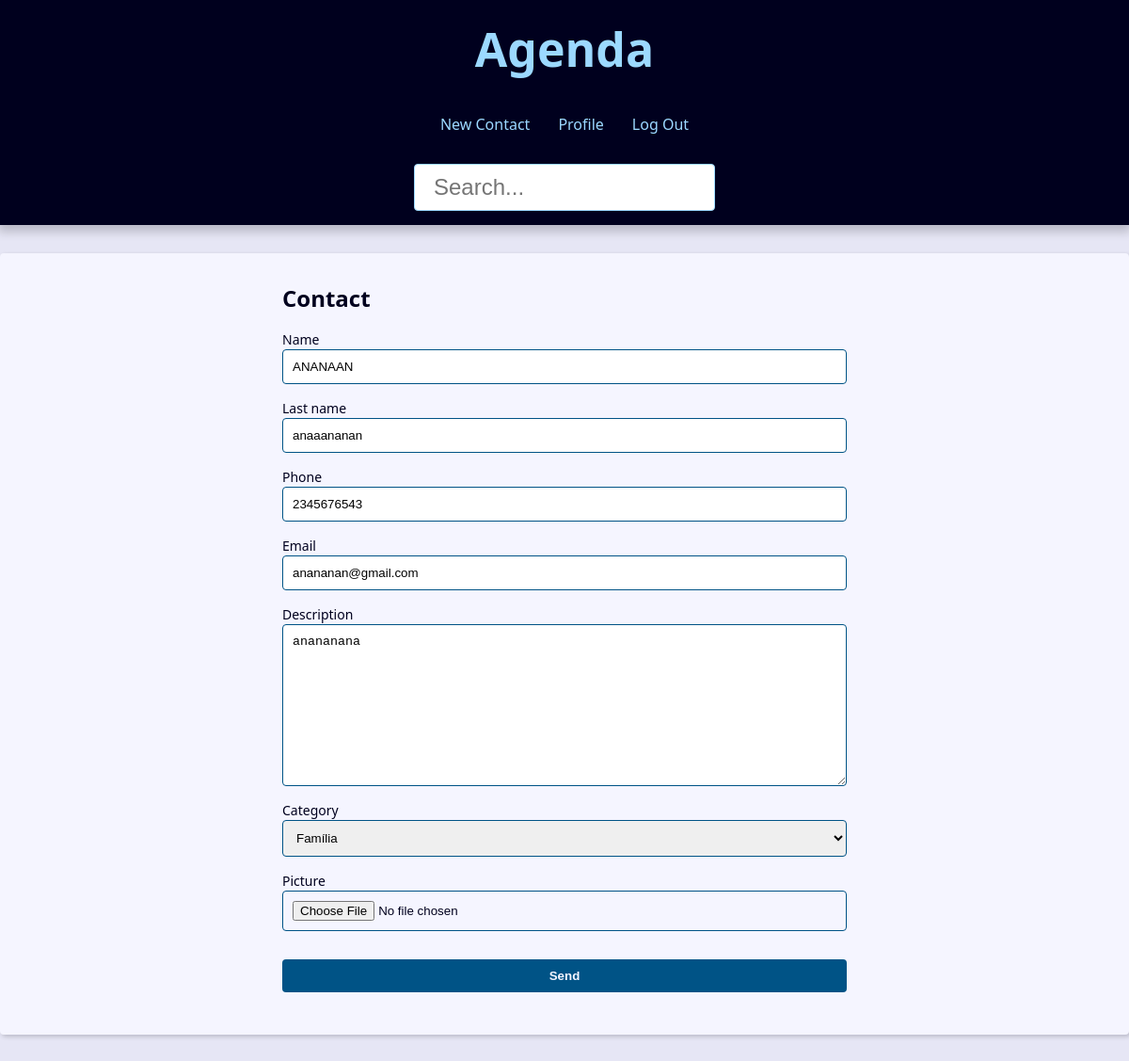
Page /contact/1028/update/ (signed in) on the committed database.
### contact/models.py (models this page shows, shortened)
class Contact( models.Model ):
    name = models.CharField(max_length=50) #field com char de no maximo 50 chars
    last_name = models.CharField(max_length=100)
    phone = models.CharField(max_length=70)
    email = models.EmailField(max_length=254)
    created_at = models.DateTimeField(default=timezone.now) #quando o campo for criado;
    description = models.TextField()
    show = models.BooleanField(default=True)
    picture = models.ImageField(blank=True,upload_to='pictures/%Y%m')
    category = models.ForeignKey(Category,on_delete=models.SET_NULL,blank=True, null=True) # CASCADE = deletando category, o contato sera deletado tambem
    owner = models.ForeignKey(User,on_delete=models.SET_NULL,null=True)

### contact/views/contact_forms.py (the view, shortened to what this page needs)
# urls.py: path('contact/<int:contact_id>/update/',views.update, name='update'),
@login_required(login_url='contact:index')
def update(request,contact_id):
    form_action = reverse('contact:update', args=(contact_id,))
    print("_---------------")
    contact = get_object_or_404(Contact,pk=contact_id,owner=request.user)
    context = {
        'form': ContactForm(instance=contact),
        'form_action' : form_action
    }
    return render(request,'contact/create.html',context)

### contact/forms.py (shortened to what this page needs)
class ContactForm(forms.ModelForm):
    class Meta:
        model = Contact
        fields = ('name','last_name','phone','email','description','category', 'picture')
        widgets = {
            'name': forms.TextInput(
                attrs={
                    'class':'tese',
                    'placeholder': 'Nome'
                }
            ),
            'picture' : forms.FileInput(
                attrs={
                    'accept': 'image/*',
                    'required' : False
                },
            )
        }

### contact/models.py (called while the page is built)
    def __str__(self) -> str:
        return f'{self.name}'

### contact/templates/contact/create.html (shortened to what this page needs)
{% extends "global/base.html" %}
{% block content %}
<div class="form-wrapper">
    <h2>Contact</h2>
    <form
      action="{{form_action}}"
      method="POST"
      enctype="multipart/form-data"
    >
      <div class="form-content">
        {% for field in form %}
          <div class="form-group">
            <label for="{{field.id_for_label}}">{{field.label}}</label>
            {{field}}
          </div>
        {% endfor %}
      </div>
      <div class="form-content">
        <div class="form-group">
          <button class="btn" type="submit">Send</button>
        </div>
      </div>
    </form>
  </div>
{% endblock content %}

### base_static/global/css/style.css (style rules this page uses)
:root { --spacing: 1.5rem; --link-dark-color: rgb(0, 83, 134); --link-light-color: rgb(156, 217, 255); --clr-white: rgb(245, 245, 255); --clr-black: rgb(0, 0, 30); --clr-light-gray: rgb(230, 230, 245); --clr-dark-shadow-5: rgba(0, 0, 10, 5%); --clr-dark-shadow-10: rgba(0, 0, 10, 10%); --clr-dark-shadow-20: rgba(0, 0, 10, 20%); --clr-light-shadow-5: rgba(200, 200, 255, 5%); --clr-light-shadow-10: rgba(200, 200, 255, 10%); --clr-light-shadow-20: rgba(200, 200, 255, 20%); --main-page-width: 120rem; --table-min-width: 60rem; --biggest-font-size: 5rem; --bigger-font-size: 4rem; --big-font-size: 3.2rem; --medium-font-size: 2.4rem; --small-font-size: 1.6rem; --smaller-font-size: 1.4rem; --smallest-font-size: 1.2rem; --transition-fast: 300ms; --transition-medium: 600ms; --transition-slow: 1s; --default-border-radius: 4px; }
*, *::before, *::after { margin: 0; padding: 0; box-sizing: border-box; }
html { font-size: 62.5%; }
body { font-family: system-ui, -apple-system, BlinkMacSystemFont, 'Segoe UI', Roboto, Oxygen, Ubuntu, Cantarell, 'Open Sans', 'Helvetica Neue', sans-serif; line-height: 1.5; font-size: var(--small-font-size); color: var(--clr-black); -webkit-font-smoothing: antialiased; background: var(--clr-light-gray); }
.form-wrapper { max-width: 60rem; margin: var(--spacing) auto; }
.form-content { margin: var(--spacing) 0; }
.form-group { display: flex; flex-direction: column; padding-bottom: var(--spacing); }
.form-group input, .form-group textarea, .form-group select { padding: 1rem; border-radius: var(--default-border-radius); border: 1px solid var(--link-dark-color); }
.form-group label { font-size: var(--smaller-font-size); }
.btn { background-color: var(--link-dark-color); color: var(--clr-white); font-weight: bold; border: none; padding: 1rem 2rem; border-radius: var(--default-border-radius); cursor: pointer; transition: filter var(--transition-fast) ease-in-out; }

### rows in the picture
Contact: form "ANANAAN" "anaaananan" "2345676543" "anananan@gmail.com" "anananana" "Família"

### other values in the picture
{{ field.label }} "Name" "Last name" "Phone" "Email" "Description" "Category" "Picture"
